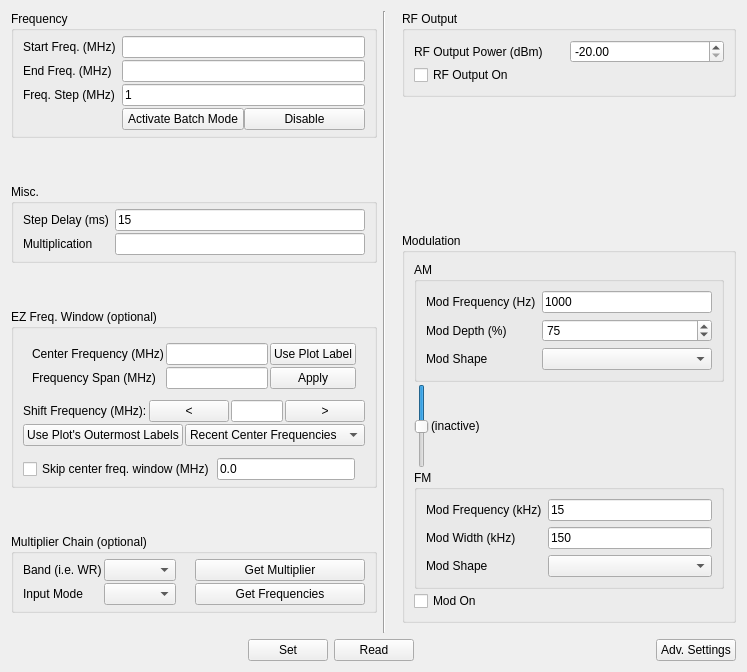
      <widget class="QWidget" name="tab_Synth">
       <attribute name="title">
        <string>Synthesizer</string>
       </attribute>
       <attribute name="toolTip">
        <string>&lt;html&gt;&lt;head/&gt;&lt;body&gt;&lt;p&gt;&lt;span style=&quot; font-weight:600;&quot;&gt;Jet GUI - Synthesizer&lt;/span&gt;&lt;/p&gt;&lt;p&gt;&lt;span style=&quot; font-style:italic;&quot;&gt;Usage&lt;/span&gt;:&lt;br/&gt;Control all the parameters relevant to the synthesizer &amp;amp; radiation source.&lt;/p&gt;&lt;p&gt;&lt;span style=&quot; font-style:italic;&quot;&gt;Keyboard Shortcuts&lt;/span&gt;:&lt;br/&gt;Escape - Exit the GUI&lt;br/&gt;Ctrl+PgDwn / Ctrl+Tab - Next tab&lt;br/&gt;Ctrl+PgUp / Ctrl+Shift+Tab - Previous tab&lt;br/&gt;Ctrl+R - Read current settings from the instrument&lt;br/&gt;Ctrl+S - Set current setttings to the instrument&lt;/p&gt;&lt;p&gt;&lt;span style=&quot; font-style:italic;&quot;&gt;Mouse Shortcuts&lt;/span&gt;:&lt;br/&gt;(nothing special)&lt;/p&gt;&lt;/body&gt;&lt;/html&gt;</string>
       </attribute>
       <layout class="QVBoxLayout" name="verticalLayout_9">
        <item>
         <layout class="QHBoxLayout" name="horizontalLayout_6" stretch="1,0,1">
          <item>
           <layout class="QVBoxLayout" name="verticalLayout_28">
            <property name="bottomMargin">
             <number>20</number>
            </property>
            <item>
             <widget class="QGroupBox" name="group_SynthFreq">
              <property name="title">
               <string>Frequency</string>
              </property>
              <property name="flat">
               <bool>false</bool>
              </property>
              <layout class="QFormLayout" name="formLayout">
               <property name="fieldGrowthPolicy">
                <enum>QFormLayout::AllNonFixedFieldsGrow</enum>
               </property>
               <property name="verticalSpacing">
                <number>2</number>
               </property>
               <property name="topMargin">
                <number>5</number>
               </property>
               <property name="bottomMargin">
                <number>5</number>
               </property>
               <item row="0" column="0">
                <widget class="QLabel" name="label_SynthFreqStart">
                 <property name="text">
                  <string>Start Freq. (MHz)</string>
                 </property>
                </widget>
               </item>
               <item row="0" column="1">
                <widget class="ScrollableText" name="txt_SynthFreqStart">
                 <property name="text">
                  <string/>
                 </property>
                </widget>
               </item>
               <item row="1" column="0">
                <widget class="QLabel" name="label_SynthFreqEnd">
                 <property name="text">
                  <string>End Freq. (MHz)</string>
                 </property>
                </widget>
               </item>
               <item row="1" column="1">
                <widget class="ScrollableText" name="txt_SynthFreqEnd">
                 <property name="text">
                  <string/>
                 </property>
                </widget>
               </item>
               <item row="2" column="0">
                <widget class="QLabel" name="label_SynthFreqStep">
                 <property name="text">
                  <string>Freq. Step (MHz)</string>
                 </property>
                </widget>
               </item>
               <item row="2" column="1">
                <widget class="ScrollableText" name="txt_SynthFreqStep">
                 <property name="text">
                  <string>1</string>
                 </property>
                </widget>
               </item>
               <item row="3" column="0">
                <widget class="LEDWidget" name="led_BatchMode" native="true">
                 <property name="minimumSize">
                  <size>
                   <width>20</width>
                   <height>20</height>
                  </size>
                 </property>
                </widget>
               </item>
               <item row="3" column="1">
                <layout class="QHBoxLayout" name="horizontalLayout_17">
                 <item>
                  <widget class="QPushButton" name="btn_ActivateBatchScanMode">
                   <property name="text">
                    <string>Activate Batch Mode</string>
                   </property>
                  </widget>
                 </item>
                 <item>
                  <widget class="QPushButton" name="btn_DisableBatchScanMode_2">
                   <property name="text">
                    <string>Disable</string>
                   </property>
                  </widget>
                 </item>
                </layout>
               </item>
              </layout>
             </widget>
            </item>
            <item>
             <spacer name="verticalSpacer">
              <property name="orientation">
               <enum>Qt::Vertical</enum>
              </property>
              <property name="sizeHint" stdset="0">
               <size>
                <width>20</width>
                <height>40</height>
               </size>
              </property>
             </spacer>
            </item>
            <item>
             <widget class="QGroupBox" name="group_SynthMisc">
              <property name="title">
               <string>Misc.</string>
              </property>
              <layout class="QFormLayout" name="formLayout_3">
               <property name="verticalSpacing">
                <number>2</number>
               </property>
               <property name="topMargin">
                <number>5</number>
               </property>
               <property name="bottomMargin">
                <number>5</number>
               </property>
               <item row="0" column="0">
                <widget class="QLabel" name="label_SynthDelay">
                 <property name="text">
                  <string>Step Delay (ms)</string>
                 </property>
                </widget>
               </item>
               <item row="0" column="1">
                <widget class="ScrollableText" name="txt_SynthDelay">
                 <property name="text">
                  <string>15</string>
                 </property>
                </widget>
               </item>
               <item row="1" column="0">
                <widget class="QLabel" name="label_SynthMultFactor">
                 <property name="text">
                  <string>Multiplication</string>
                 </property>
                </widget>
               </item>
               <item row="1" column="1">
                <widget class="QLineEdit" name="txt_SynthMultFactor">
                 <property name="text">
                  <string/>
                 </property>
                </widget>
               </item>
              </layout>
             </widget>
            </item>
            <item>
             <spacer name="verticalSpacer_2">
              <property name="orientation">
               <enum>Qt::Vertical</enum>
              </property>
              <property name="sizeHint" stdset="0">
               <size>
                <width>20</width>
                <height>40</height>
               </size>
              </property>
             </spacer>
            </item>
            <item>
             <widget class="QGroupBox" name="group_SynthEZFreq">
              <property name="title">
               <string>EZ Freq. Window (optional)</string>
              </property>
              <layout class="QVBoxLayout" name="verticalLayout_14">
               <property name="spacing">
                <number>2</number>
               </property>
               <property name="topMargin">
                <number>5</number>
               </property>
               <property name="bottomMargin">
                <number>5</number>
               </property>
               <item>
                <widget class="QFrame" name="frame_EZFreqCenter">
                 <layout class="QHBoxLayout" name="horizontalLayout_19">
                  <property name="spacing">
                   <number>2</number>
                  </property>
                  <item>
                   <layout class="QFormLayout" name="layout_EZFreqCenter">
                    <property name="verticalSpacing">
                     <number>2</number>
                    </property>
                    <item row="0" column="0">
                     <widget class="QLabel" name="label_SynthEZFreqCenter">
                      <property name="text">
                       <string>Center Frequency (MHz)</string>
                      </property>
                     </widget>
                    </item>
                    <item row="0" column="1">
                     <widget class="ScrollableText" name="txt_SynthEZFreqCenter"/>
                    </item>
                    <item row="1" column="0">
                     <widget class="QLabel" name="label_SynthEZFreqSpan">
                      <property name="text">
                       <string>Frequency Span (MHz)</string>
                      </property>
                     </widget>
                    </item>
                    <item row="1" column="1">
                     <widget class="ScrollableText" name="txt_SynthEZFreqSpan"/>
                    </item>
                   </layout>
                  </item>
                  <item>
                   <layout class="QVBoxLayout" name="layout_SynthEZFreqCenterBtns">
                    <property name="spacing">
                     <number>2</number>
                    </property>
                    <item>
                     <widget class="QPushButton" name="btn_SynthEZFreqCenterUseLabel">
                      <property name="text">
                       <string>Use Plot Label</string>
                      </property>
                     </widget>
                    </item>
                    <item>
                     <widget class="QPushButton" name="btn_SynthEZFreqCenterApply">
                      <property name="text">
                       <string>Apply</string>
                      </property>
                     </widget>
                    </item>
                   </layout>
                  </item>
                 </layout>
                </widget>
               </item>
               <item>
                <layout class="QHBoxLayout" name="layout_SynthEZFreqShift">
                 <item>
                  <widget class="QLabel" name="label_SynthEZFreqShift">
                   <property name="text">
                    <string>Shift Frequency (MHz):</string>
                   </property>
                  </widget>
                 </item>
                 <item>
                  <widget class="QPushButton" name="btn_SynthEZFreqShiftDown">
                   <property name="text">
                    <string>&lt;</string>
                   </property>
                  </widget>
                 </item>
                 <item>
                  <widget class="ScrollableText" name="txt_SynthEZFreqShift"/>
                 </item>
                 <item>
                  <widget class="QPushButton" name="btn_SynthEZFreqShiftUp">
                   <property name="text">
                    <string>&gt;</string>
                   </property>
                  </widget>
                 </item>
                </layout>
               </item>
               <item>
                <layout class="QHBoxLayout" name="layout_EZFreqMisc">
                 <item>
                  <widget class="QPushButton" name="btn_SynthEZFreqCursorsApply">
                   <property name="text">
                    <string>Use Plot's Outermost Labels</string>
                   </property>
                  </widget>
                 </item>
                 <item>
                  <widget class="QComboBox" name="combo_SynthFreqCenterHistory">
                   <item>
                    <property name="text">
                     <string>Recent Center Frequencies</string>
                    </property>
                   </item>
                  </widget>
                 </item>
                </layout>
               </item>
               <item>
                <layout class="QHBoxLayout" name="horizontalLayout_11">
                 <property name="topMargin">
                  <number>10</number>
                 </property>
                 <property name="rightMargin">
                  <number>10</number>
                 </property>
                 <item>
                  <widget class="QCheckBox" name="check_SynthSkipCenterFreq">
                   <property name="text">
                    <string>Skip center freq. window (MHz)</string>
                   </property>
                  </widget>
                 </item>
                 <item>
                  <widget class="ScrollableText" name="txt_SynthSkipCenterFreq">
                   <property name="text">
                    <string>0.0</string>
                   </property>
                  </widget>
                 </item>
                </layout>
               </item>
              </layout>
             </widget>
            </item>
            <item>
             <spacer name="verticalSpacer_4">
              <property name="orientation">
               <enum>Qt::Vertical</enum>
              </property>
              <property name="sizeHint" stdset="0">
               <size>
                <width>20</width>
                <height>40</height>
               </size>
              </property>
             </spacer>
            </item>
            <item>
             <widget class="QGroupBox" name="group_AMC">
              <property name="title">
               <string>Multiplier Chain (optional)</string>
              </property>
              <property name="flat">
               <bool>false</bool>
              </property>
              <layout class="QHBoxLayout" name="horizontalLayout_4">
               <property name="spacing">
                <number>2</number>
               </property>
               <property name="topMargin">
                <number>5</number>
               </property>
               <property name="bottomMargin">
                <number>5</number>
               </property>
               <item>
                <layout class="QFormLayout" name="layout_AMCcomboboxes">
                 <property name="fieldGrowthPolicy">
                  <enum>QFormLayout::ExpandingFieldsGrow</enum>
                 </property>
                 <property name="verticalSpacing">
                  <number>2</number>
                 </property>
                 <item row="0" column="0">
                  <widget class="QLabel" name="label_AMCband">
                   <property name="text">
                    <string>Band (i.e. WR&lt;XX&gt;)</string>
                   </property>
                  </widget>
                 </item>
                 <item row="0" column="1">
                  <widget class="QComboBox" name="combo_AMCband"/>
                 </item>
                 <item row="1" column="0">
                  <widget class="QLabel" name="label_AMCmode">
                   <property name="text">
                    <string>Input Mode</string>
                   </property>
                  </widget>
                 </item>
                 <item row="1" column="1">
                  <widget class="QComboBox" name="combo_AMCmode"/>
                 </item>
                </layout>
               </item>
               <item>
                <layout class="QVBoxLayout" name="verticalLayout_16">
                 <property name="spacing">
                  <number>2</number>
                 </property>
                 <item>
                  <widget class="QPushButton" name="btn_GetMultFactor">
                   <property name="text">
                    <string>Get Multiplier</string>
                   </property>
                  </widget>
                 </item>
                 <item>
                  <widget class="QPushButton" name="btn_GetFrequencies">
                   <property name="text">
                    <string>Get Frequencies</string>
                   </property>
                  </widget>
                 </item>
                </layout>
               </item>
              </layout>
             </widget>
            </item>
           </layout>
          </item>
          <item>
           <widget class="Line" name="line_14">
            <property name="orientation">
             <enum>Qt::Vertical</enum>
            </property>
           </widget>
          </item>
          <item>
           <layout class="QVBoxLayout" name="verticalLayout_29">
            <property name="leftMargin">
             <number>10</number>
            </property>
            <property name="bottomMargin">
             <number>10</number>
            </property>
            <item>
             <widget class="QGroupBox" name="group_SynthRF">
              <property name="title">
               <string>RF Output</string>
              </property>
              <property name="flat">
               <bool>false</bool>
              </property>
              <layout class="QVBoxLayout" name="verticalLayout_10">
               <property name="spacing">
                <number>2</number>
               </property>
               <item>
                <layout class="QGridLayout" name="gridLayout_12">
                 <item row="0" column="1">
                  <widget class="QDoubleSpinBox" name="combo_SynthPower">
                   <property name="decimals">
                    <number>2</number>
                   </property>
                   <property name="minimum">
                    <double>-20.000000000000000</double>
                   </property>
                   <property name="maximum">
                    <double>10.000000000000000</double>
                   </property>
                   <property name="singleStep">
                    <double>0.500000000000000</double>
                   </property>
                   <property name="value">
                    <double>-20.000000000000000</double>
                   </property>
                  </widget>
                 </item>
                 <item row="0" column="0">
                  <widget class="QLabel" name="label_SynthPower">
                   <property name="text">
                    <string>RF Output Power (dBm)</string>
                   </property>
                  </widget>
                 </item>
                </layout>
               </item>
               <item>
                <widget class="QCheckBox" name="check_SynthRF">
                 <property name="text">
                  <string>RF Output On</string>
                 </property>
                </widget>
               </item>
              </layout>
             </widget>
            </item>
            <item>
             <spacer name="verticalSpacer_3">
              <property name="orientation">
               <enum>Qt::Vertical</enum>
              </property>
              <property name="sizeHint" stdset="0">
               <size>
                <width>20</width>
                <height>19</height>
               </size>
              </property>
             </spacer>
            </item>
            <item>
             <widget class="QGroupBox" name="group_SynthMod">
              <property name="title">
               <string>Modulation</string>
              </property>
              <property name="flat">
               <bool>false</bool>
              </property>
              <layout class="QVBoxLayout" name="verticalLayout_7">
               <property name="spacing">
                <number>2</number>
               </property>
               <item>
                <widget class="QGroupBox" name="group_SynthAM">
                 <property name="title">
                  <string>AM</string>
                 </property>
                 <property name="flat">
                  <bool>true</bool>
                 </property>
                 <layout class="QVBoxLayout" name="verticalLayout_22">
                  <item>
                   <layout class="QGridLayout" name="layout_SynthAM">
                    <item row="0" column="0">
                     <widget class="QLabel" name="label_SynthAMFreq">
                      <property name="text">
                       <string>Mod Frequency (Hz)</string>
                      </property>
                     </widget>
                    </item>
                    <item row="0" column="1">
                     <widget class="ScrollableText" name="txt_SynthAMFreq">
                      <property name="text">
                       <string>1000</string>
                      </property>
                     </widget>
                    </item>
                    <item row="1" column="0">
                     <widget class="QLabel" name="label_SynthAMDepth">
                      <property name="text">
                       <string>Mod Depth (%)</string>
                      </property>
                     </widget>
                    </item>
                    <item row="1" column="1">
                     <widget class="QSpinBox" name="combo_SynthAMDepth">
                      <property name="maximum">
                       <number>100</number>
                      </property>
                      <property name="value">
                       <number>75</number>
                      </property>
                     </widget>
                    </item>
                    <item row="2" column="0">
                     <widget class="QLabel" name="label_SynthAMShape">
                      <property name="text">
                       <string>Mod Shape</string>
                      </property>
                     </widget>
                    </item>
                    <item row="2" column="1">
                     <widget class="QComboBox" name="combo_SynthAMShape"/>
                    </item>
                   </layout>
                  </item>
                 </layout>
                </widget>
               </item>
               <item>
                <layout class="QHBoxLayout" name="layout_SynthModSlider">
                 <item>
                  <widget class="QSlider" name="slider_SynthMod">
                   <property name="maximumSize">
                    <size>
                     <width>16777215</width>
                     <height>16777215</height>
                    </size>
                   </property>
                   <property name="minimum">
                    <number>-1</number>
                   </property>
                   <property name="maximum">
                    <number>1</number>
                   </property>
                   <property name="pageStep">
                    <number>1</number>
                   </property>
                   <property name="orientation">
                    <enum>Qt::Vertical</enum>
                   </property>
                   <property name="invertedAppearance">
                    <bool>true</bool>
                   </property>
                   <property name="invertedControls">
                    <bool>false</bool>
                   </property>
                  </widget>
                 </item>
                 <item>
                  <widget class="QLabel" name="label_SynthModSlider">
                   <property name="text">
                    <string>(inactive)</string>
                   </property>
                  </widget>
                 </item>
                </layout>
               </item>
               <item>
                <widget class="QGroupBox" name="group_SynthFM">
                 <property name="title">
                  <string>FM</string>
                 </property>
                 <property name="flat">
                  <bool>true</bool>
                 </property>
                 <layout class="QVBoxLayout" name="verticalLayout_23">
                  <item>
                   <layout class="QGridLayout" name="layout_SynthFM">
                    <item row="0" column="0">
                     <widget class="QLabel" name="label_SynthFMFreq">
                      <property name="text">
                       <string>Mod Frequency (kHz)</string>
                      </property>
                     </widget>
                    </item>
                    <item row="0" column="1">
                     <widget class="ScrollableText" name="txt_SynthFMFreq">
                      <property name="text">
                       <string>15</string>
                      </property>
                     </widget>
                    </item>
                    <item row="1" column="0">
                     <widget class="QLabel" name="label_SynthFMWidth">
                      <property name="text">
                       <string>Mod Width (kHz)</string>
                      </property>
                     </widget>
                    </item>
                    <item row="1" column="1">
                     <widget class="ScrollableText" name="txt_SynthFMWidth">
                      <property name="text">
                       <string>150</string>
                      </property>
                     </widget>
                    </item>
                    <item row="2" column="0">
                     <widget class="QLabel" name="label_SynthFMShape">
                      <property name="text">
                       <string>Mod Shape</string>
                      </property>
                     </widget>
                    </item>
                    <item row="2" column="1">
                     <widget class="QComboBox" name="combo_SynthFMShape"/>
                    </item>
                   </layout>
                  </item>
                 </layout>
                </widget>
               </item>
               <item>
                <widget class="QCheckBox" name="check_useSynthMod">
                 <property name="text">
                  <string>Mod On</string>
                 </property>
                </widget>
               </item>
              </layout>
             </widget>
            </item>
           </layout>
          </item>
         </layout>
        </item>
        <item>
         <layout class="QHBoxLayout" name="layout_SynthButtons">
          <property name="sizeConstraint">
           <enum>QLayout::SetMinimumSize</enum>
          </property>
          <item>
           <spacer name="horizontalSpacer_4">
            <property name="orientation">
             <enum>Qt::Horizontal</enum>
            </property>
            <property name="sizeHint" stdset="0">
             <size>
              <width>40</width>
              <height>20</height>
             </size>
            </property>
           </spacer>
          </item>
          <item>
           <widget class="QPushButton" name="btn_SynthSetValues">
            <property name="text">
             <string>Set</string>
            </property>
           </widget>
          </item>
          <item>
           <widget class="QPushButton" name="btn_SynthReadValues">
            <property name="text">
             <string>Read</string>
            </property>
           </widget>
          </item>
          <item>
           <spacer name="horizontalSpacer_5">
            <property name="orientation">
             <enum>Qt::Horizontal</enum>
            </property>
            <property name="sizeHint" stdset="0">
             <size>
              <width>40</width>
              <height>20</height>
             </size>
            </property>
           </spacer>
          </item>
          <item>
           <widget class="QPushButton" name="btn_AdvSettingsSynth">
            <property name="text">
             <string>Adv. Settings</string>
            </property>
           </widget>
          </item>
         </layout>
        </item>
       </layout>
      </widget>
